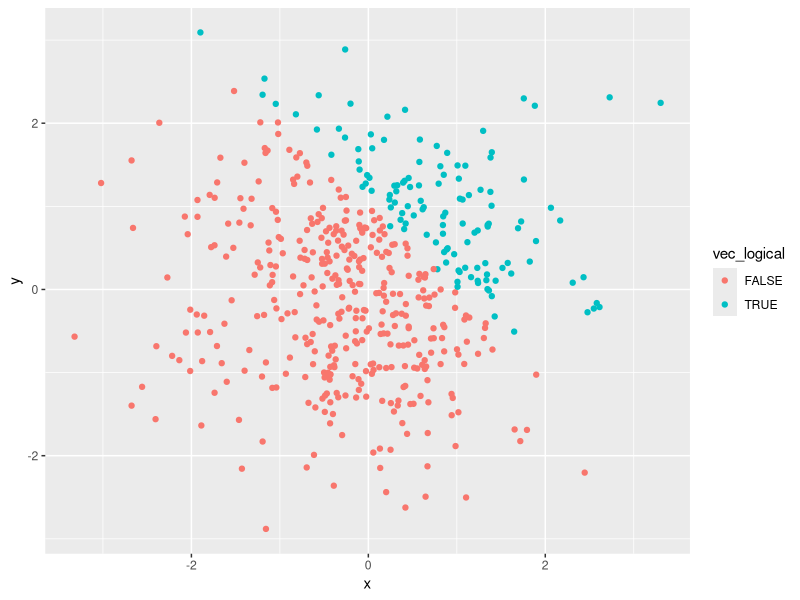
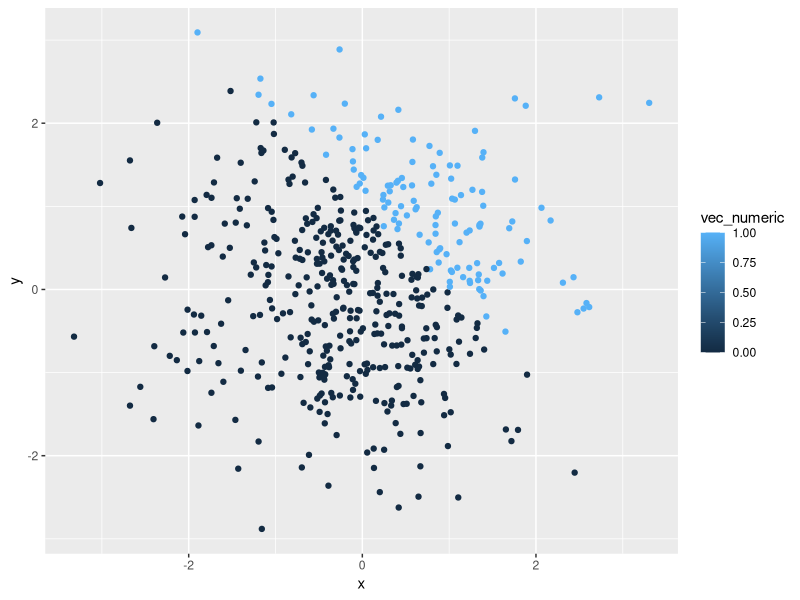
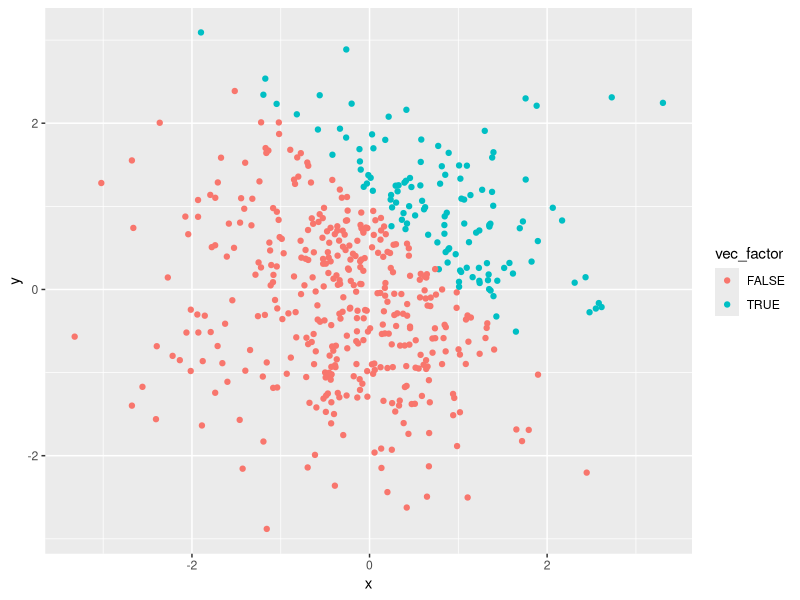
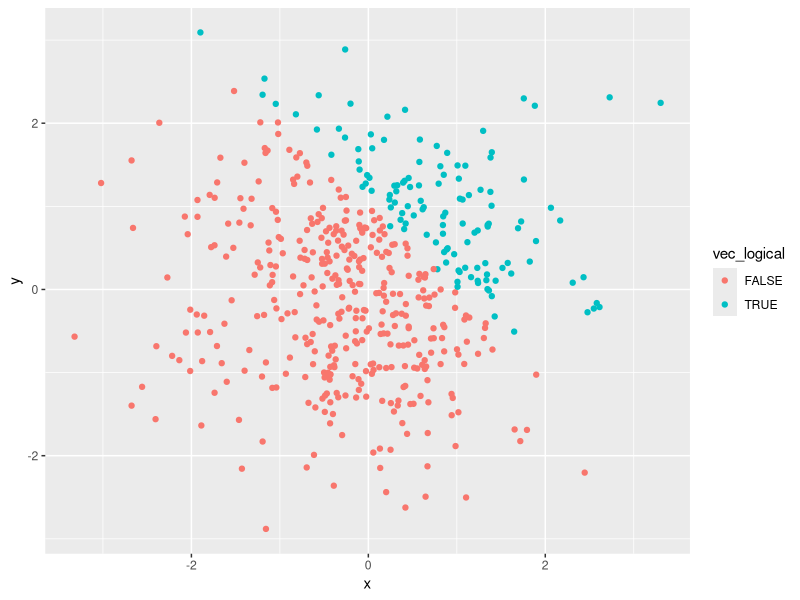

The R source for these figures, in order:
## ---- chunk 1
knitr::opts_chunk$set(echo = TRUE)
## ---- chunk 2
library(tidyverse)
## ---- chunk 3
# Creating a data frame

set.seed(100)
df = tibble(
  random = rnorm(8),
  vec_logical = random > 0,
  vec_char = c("a", "b", "c", "e", "f", "g", "h", "i"),
  vec_factor = factor(c("M", "F", "X", "M", "F", "X", "M", "F"))
)

# Taking the mean of each variable in the dataframe 

mean(pull(df, random)) # WORKS 

mean(pull(df, vec_logical)) # WORKS 

mean(pull(df, vec_char)) # DOES NOT WORK 

mean(pull(df, vec_factor)) # DOES NOT WORK
## ---- chunk 4
# Writing a code chunk that applies as.numeric function to the logical, character, and factor variables 

mean(as.numeric(pull(df, vec_logical))) # as.numeric converts FALSE to 0 and TRUE to 1 and the mean function takes the mean of these newly converted variable 

mean(as.numeric(pull(df, vec_char))) # as.numeric is unable to convert the character strings to numeric values and hence the mean function returns NA

mean(as.numeric(pull(df, vec_factor))) # as.numeric converts the first level of the factor to 1, second level of the factor to 2 and third level of the factor to 3 and the mean function takes the mean of these nuewly converted values

## ---- chunk 5
# Converting the logical vector to numeric and multiplying the random sample by the result 

as.numeric(pull(df, vec_logical)) * pull(df, random) 

# Converting the logical vector to a factor and multiplying the random sample by the result 

as.factor(pull(df, vec_logical)) * pull(df, random)

# Converting the logical vector to a factor and then converting the result to numberic and multiplying the random sample by the result 

as.numeric(as.factor(pull(df, vec_logical))) * pull(df, random)

## ---- chunk 6
# Creating a data frame 
df2 = tibble(
  x = rnorm(500),
  y = rnorm(500),
  vec_logical = x + y > 1,
  vec_numeric = as.numeric(vec_logical),
  vec_factor = as.factor(vec_logical)
)
## ---- chunk 7
# Creating a scatter plot of  y vs x; color points using the logical variable
plot1 = ggplot(df2, aes(x=x, y=y, color=vec_logical)) + 
  geom_point() 

print(plot1) # The color scale is categorical and the color assigned to FALSE values is orange and TRUE values is green

# Creating a scatter plot of  y vs x; color points using the numeric variable
plot2 = ggplot(df2, aes(x=x, y=y, color=vec_numeric)) + 
  geom_point() 

print(plot2) # The color scale is continuous and the colors are assigned from low (0.00) = BLACK to high (1.00) = BLUE 

# Creating a scatter plot of  y vs x; color points using the factor variable
plot3 = ggplot(df2, aes(x=x, y=y, color=vec_factor)) + 
  geom_point()

print(plot3) # The color scale is categorical and the color assigned to FALSE values is orange and TRUE values is green

# Exporting the first scatterplot 
ggsave("plot1.png", plot=plot1)
